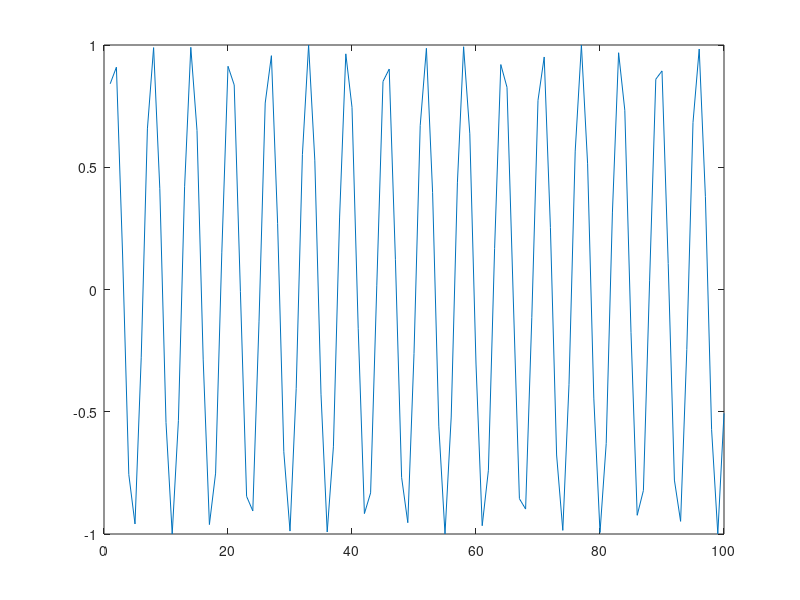

This figure's MATLAB source:
function [] = tic_toc 
    
    close all;
    
    tic
    x = 1:100;
    toc
    
    tic
    y = sin(x);
    toc
    
    tic
    plot(x,y)
    toc
    

end